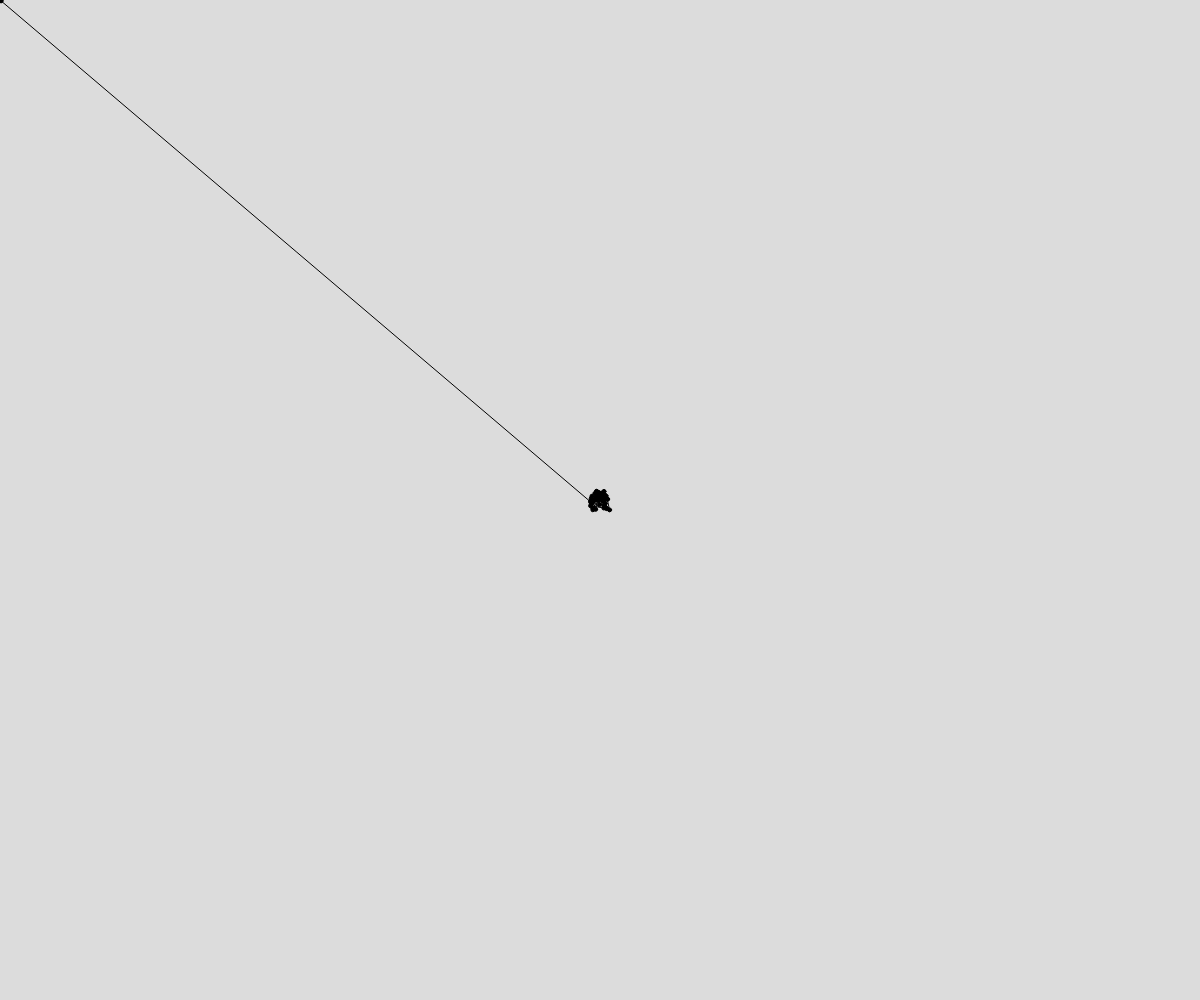
Frame 1 (no input)
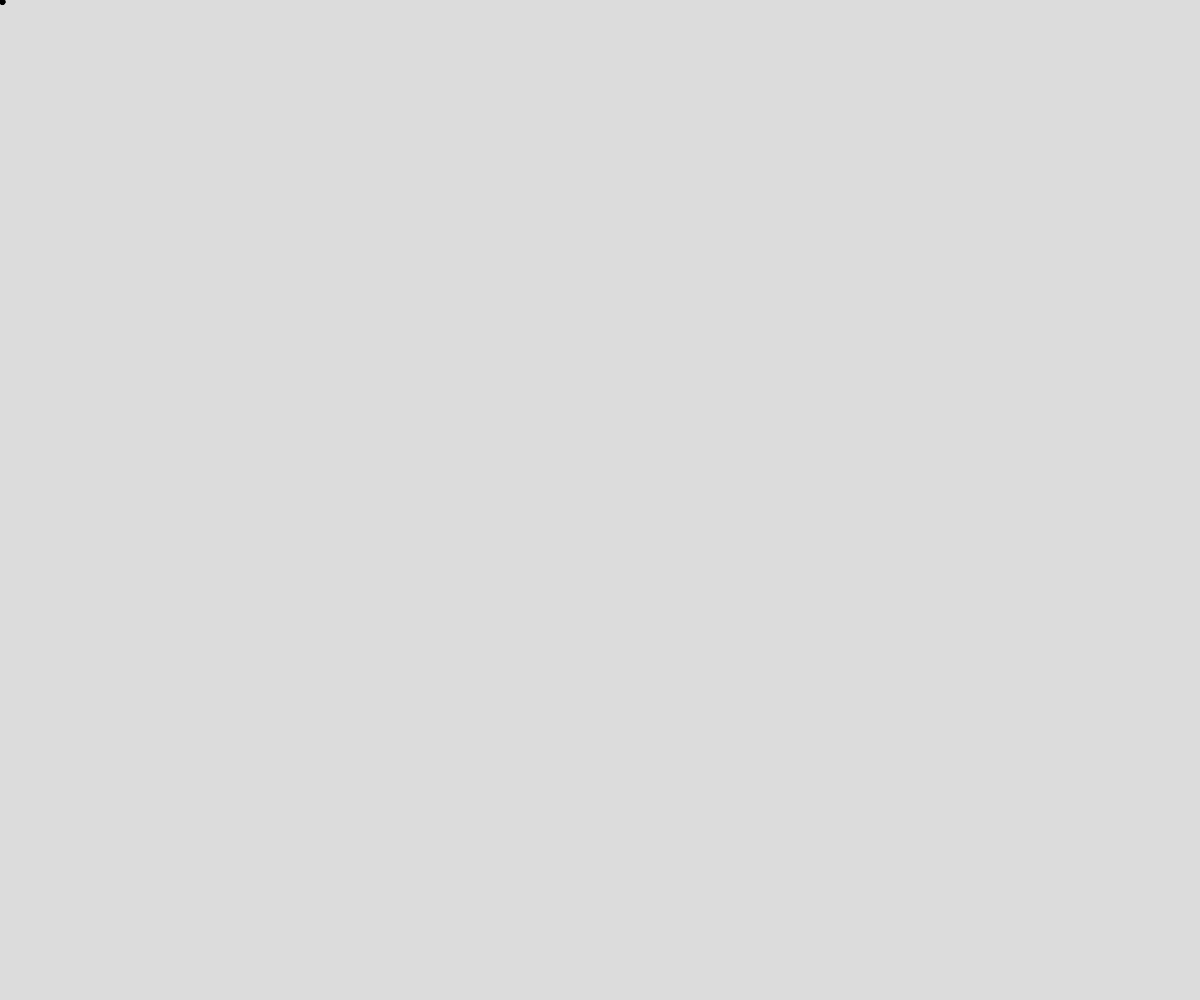
Frame 60 (no input)
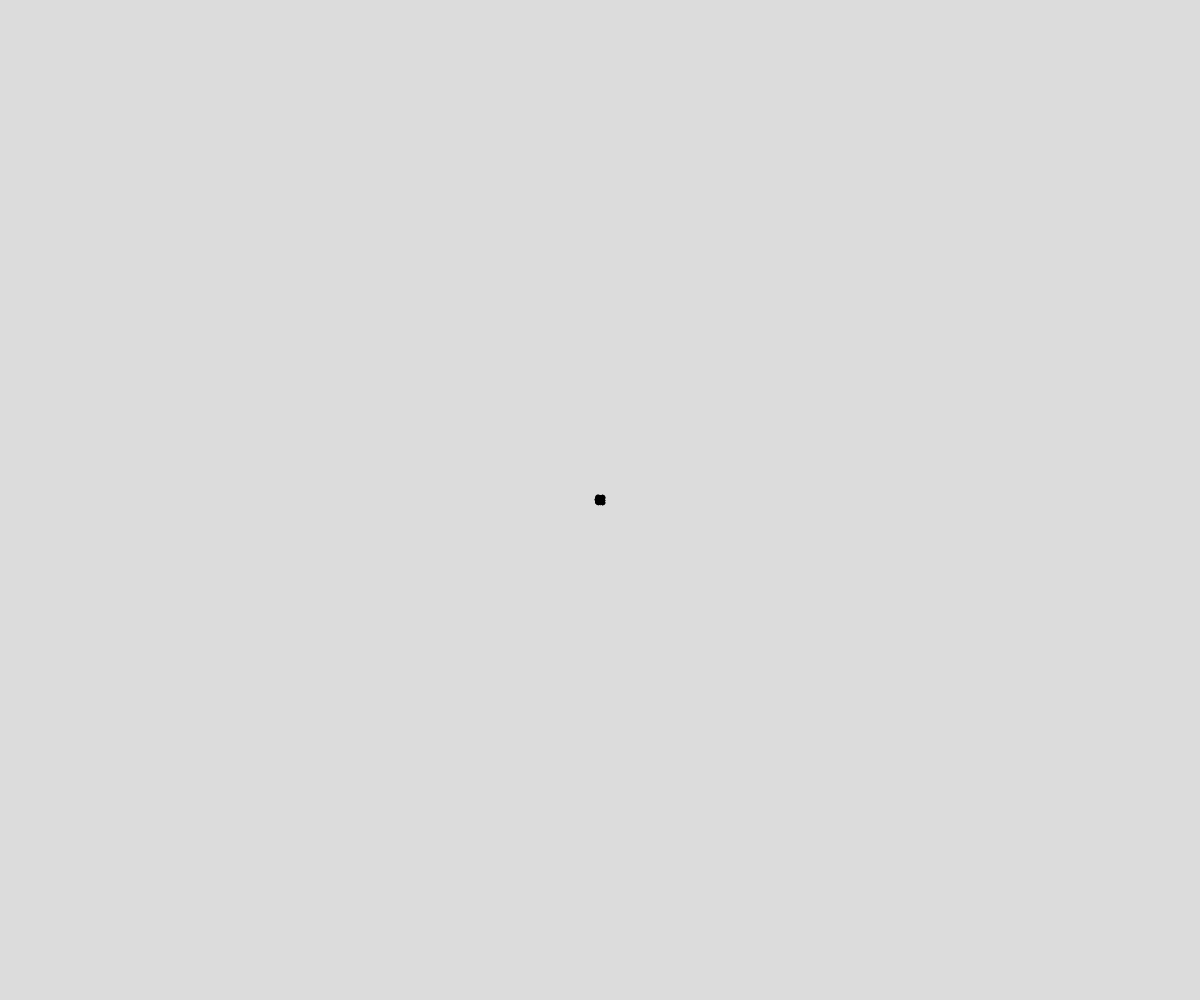
Frame 120 (the mouse pressed at the canvas centre since frame 60)

The p5.js sketch that drew these frames (run headless with seeded random() and noise() and a simulated clock; from frame 60 on, the mouse is pressed at the canvas centre):

// p5.js sketch
// ── sketch.js
// Working with Arrays and Loops
// Ben Schoenfeld
// May 10, 2022
//
// A quick refresher and application of for loops and arrays

//global variables
// Working with Arrays and loops
// Mr. Scott
// May 10, 2022
// A quick refresher and application of for loops and arrays

//global variables
let x = [];   //empty arrays
let y = [];
const NUM_SEGMENTS = 40;
const SPEED = 10;


function setup() {
  createCanvas(windowWidth, windowHeight);
  initArrays();
}

function draw() {
  background(220);
  updateArrays();
  drawArrays();
}

function initArrays(){
  //populate data into the x and y arrays. (initial values)
  let x1 = width/2;
  let y1 = height/2;
  x.push(x1);
  y.push(y1);

  for(let i = 0; i < NUM_SEGMENTS-1; i++){
    x.push(x1 + random(-SPEED, SPEED));
    y.push(y1 + random(-SPEED, SPEED));
  }
}

function drawArrays(){
  //traverse the parallel arrays, draw some circles and connect them
  for (let i = 0; i < x.length; i++){
    fill(0);
    circle(x[i], y[i], 4);

    line (x[i], y[i], x[i+1], y[i+1]);

  }
}

function updateArrays(){
  //push one new value to x/y arrays, delete first value
  //method one: Random
  //x.push(x[x.length-1] + random(-SPEED,SPEED));
  //y.push(y[y.length-1] + random(-SPEED,SPEED));

//method two: mouse cursor
x.push(mouseX + random(-3, 3));
y.push(mouseY + random(-3, 3));
  //remove first element from x/y arrays
  x.shift();
  y.shift();

}
